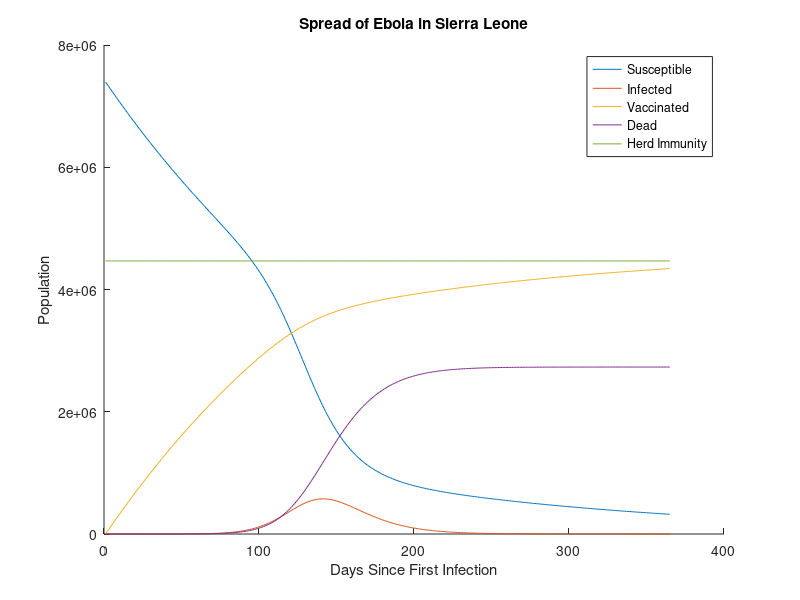

This figure's MATLAB source:
function [] = ebolaSIR()
    %models the spread of ebola in Sierra Leone
    N = 7396000; %population of SL
    q = 0.604*N; %herd immunity level
    b = 0.25; %contacts per day
    g = 0.0714; %1/g = mean infection period
    c = 0.005; %vaccination rate
    S = zeros(1, 365); %population not yet infected
    I = zeros(1, 365); %population infected and capable of spreading
    R = zeros(1, 365); %population considered dead
    V = zeros(1, 365); %vaccinated and immune population
    S(1, 1) = 7395999;
    I(1, 1) = 1; %Start outbreak with 1 infected individual
    R(1, 1) = 0; 
    V(1, 1) =0;
    
    for i = 2:365
       S(1, i) = S(1, i-1)-((b*S(1, i-1)*I(1, i-1))/N) - c*S(1, i-1); 
       I(1, i) = I(1, i-1)+((b*S(1, i-1)*I(1, i-1))/N) - g*I(1, i-1);
       R(1, i) = R(1, i-1)+g*I(1, i-1);
       V(1, i) = V(1, i-1) + c*S(1, i-1);
    end
    Q = zeros(1, 365);
    Q(1, 1:365) = q;
    
    figure;
    hold on;
    plot(S);
    plot(I);
    plot(V);
    plot(R);
    plot(Q)
    legend('show');
    legend('Susceptible', 'Infected', 'Vaccinated', 'Dead', 'Herd Immunity'); 
    title('Spread of Ebola in Sierra Leone');
    xlabel('Days Since First Infection');
    ylabel('Population');
    
end
    